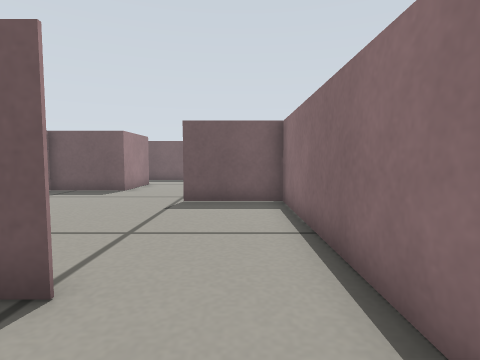
View 1 (above)

23 first-person views from a walk through a robot-simulator world made for Gazebo. The camera is 0.26 m above the floor, tilts 4° down and sees 80° across. The floor is counted in squares, 0.2 m on a side. Each view is taken from the middle of a square. On the plan, view 1 faces up. The plan holds only what a view shows up to about 13 squares ahead; the rest is blank. Surface patterns are stand-ins for the level's own textures.

View 2
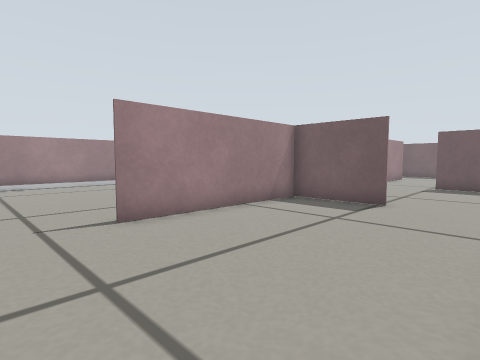

View 3
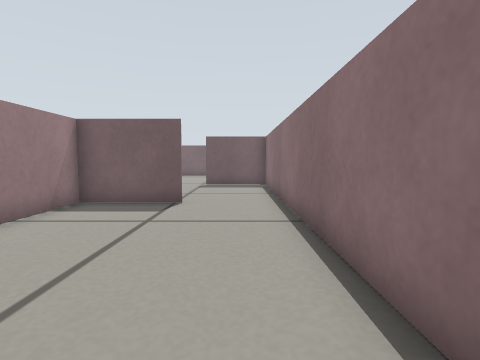

View 4
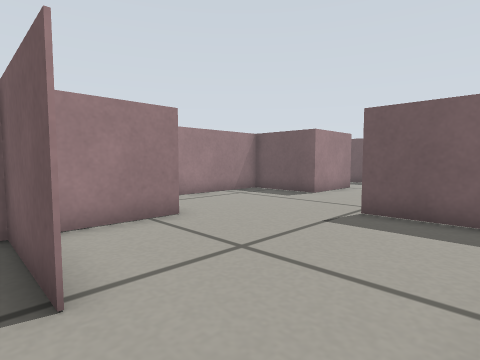

View 5
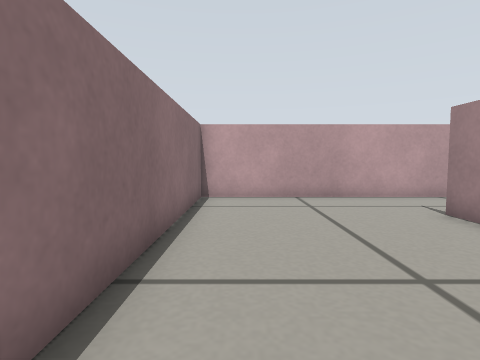

View 6
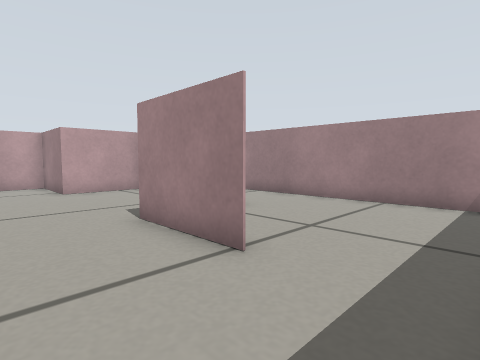

View 7
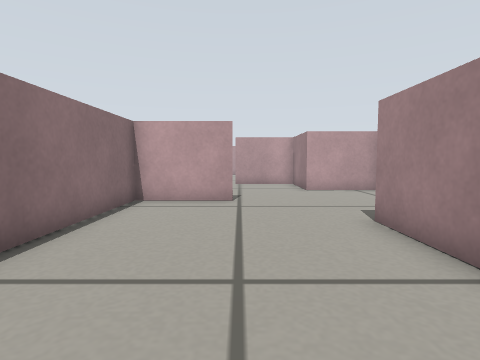

View 8
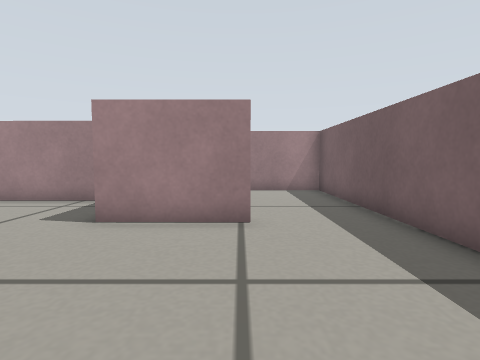

View 9
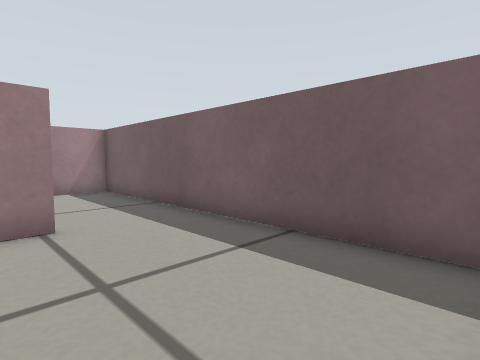

View 10
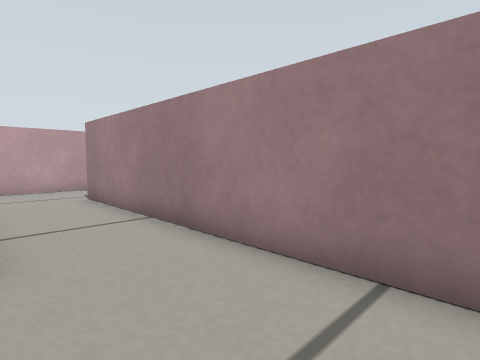

View 11
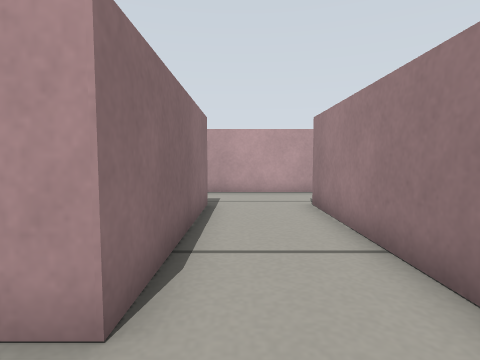

View 12
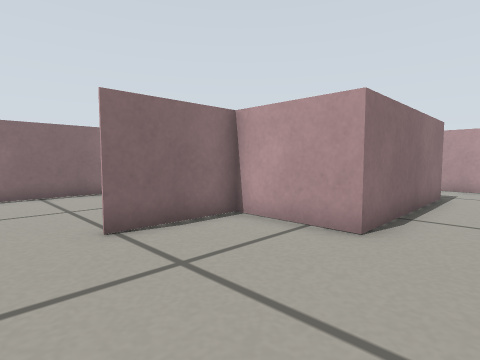

View 13
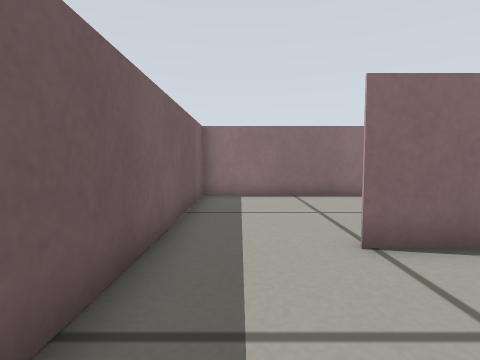

View 14
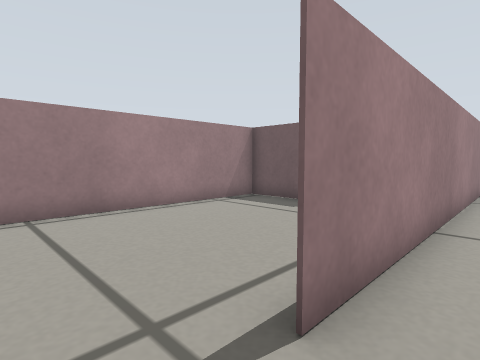

View 15
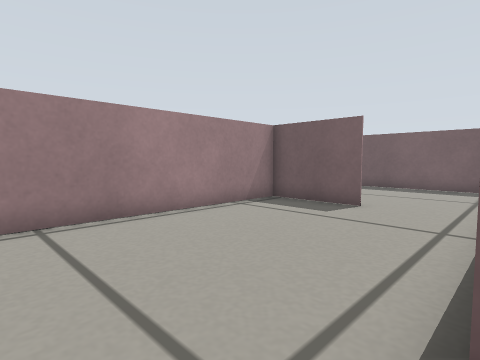

View 16
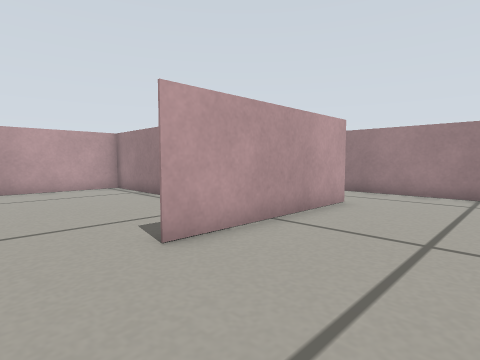

View 17
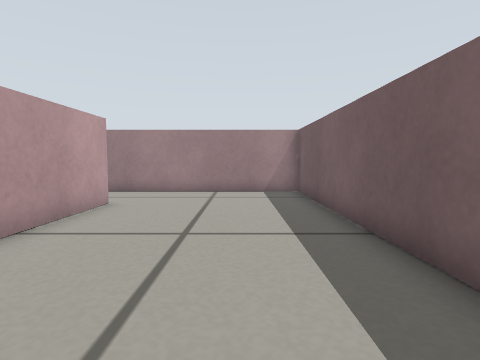

View 18
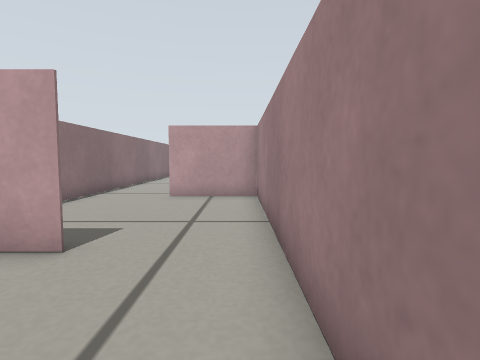

View 19
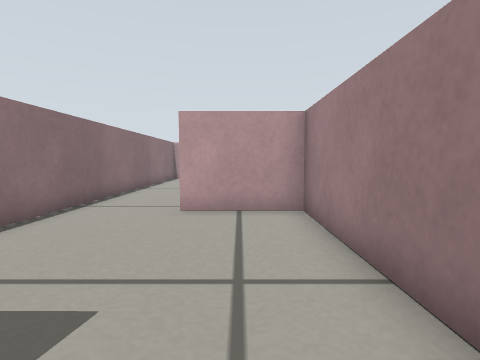

View 20
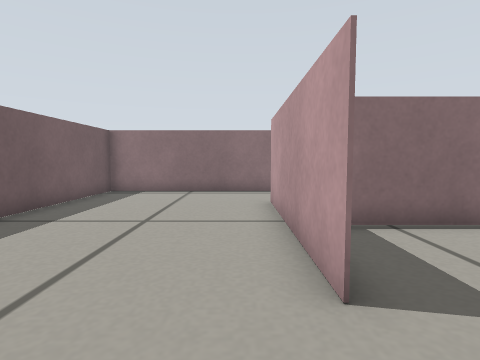

View 21
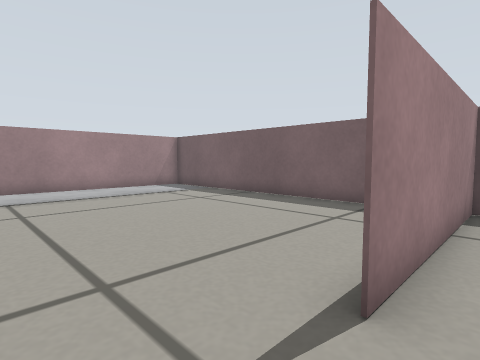

View 22
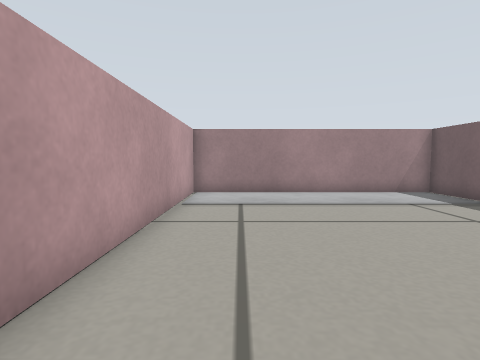

View 23
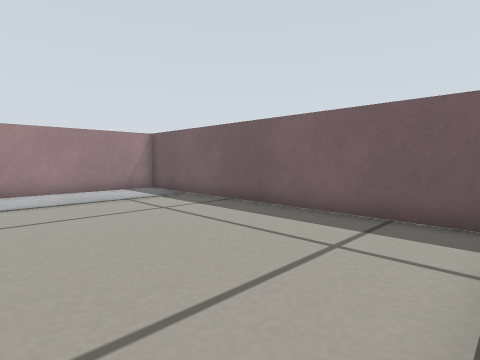

### Floor plan
Points are (right, up) in squares from view 1. A wall is a line through its corners. A room is listed if a view was taken in it or the views show most of it. See-through windows are left out.
Room 1 (views 1, 2, 3, 4, 21)
walls: (-1.6, 2.6) (-5.1, 2.6); (-4.4, -6.8) (1.3, -6.8) (1.3, 2.4); (-4.9, 3) (-4.9, -3.7)
ways out: opening at (0, 3) to room 2; opening at (-5, -5) to room 7
Room 2 (view 5)
walls: (-4.9, 2.6) (-3.3, 2.6); (1.4, 8.9) (-1.9, 8.9); (1.3, 2.4) (1.3, 8.9); (-7.9, 5.8) (-4.9, 5.8) (-4.9, 3); (-8, 9.5) (-8, 7.3)
ways out: opening at (0, 3) to room 1; opening at (-4.5, 9) to room 3
Room 3 (views 6, 7, 8, 9)
walls: (-4.8, 15.3) (-4.9, 12) (-8, 12) (-8, 9.5); (-1.9, 9) (1.4, 9); (1.3, 8.9) (1.3, 18.4) (-4.4, 18.4)
ways out: opening at (-4.5, 9) to room 2; opening at (-5, 17) to room 4
Room 4 (views 10, 11, 12, 13, 14)
walls: (-8.1, 5.7) (-8, 12) (-4.9, 12) (-4.9, 15.3); (-11.1, 18.4) (-11.1, 5.6); (-4.4, 18.4) (-10.9, 18.4); (-10.5, 2.6) (-7.5, 2.6)
ways out: opening at (-5, 17) to room 3; opening at (-11, 4.5) to room 5
Room 5 (view 15)
walls: (-14.2, 12) (-17.4, 12) (-17.4, 3.1); (-17.1, 2.6) (-10.5, 2.6)
ways out: opening at (-11, 4.5) to room 4; opening at (-13, 12) to room 6
Room 6 (views 16, 17, 18, 19, 20)
walls: (-20.6, 12.1) (-14.2, 12.1); (-11.2, 11.6) (-11.2, 18.4); (-10.9, 18.4) (-23.6, 18.4) (-23.6, 12.5)
ways out: opening at (-13, 12) to room 5; opening at (-22, 12) to room 8
Room 7 (views 22, 23)
walls: (-5.1, 2.6) (-17.4, 2.6); (-17.4, 3.1) (-17.3, -6.8) (-4.4, -6.8)
ways out: opening at (-5, -5) to room 1
Room 8 (no view inside)
walls: (-23.6, 12.5) (-23.6, 5.8) (-20.4, 5.8); (-17.4, 5.5) (-17.4, 10.9)
ways out: opening at (-22, 12) to room 6; opening at (-19, 6)

Where each view was taken, in squares from view 1:
view 1: 0 up, 0 right, facing up
view 2: 6 down, 1 right, facing up-left
view 3: 6 down, 0 right, facing up
view 4: 2 up, 1 right, facing up-left
view 5: 3 up, 0 right, facing down
view 6: 18 up, 2 left, facing down-left
view 7: 18 up, 2 left, facing down
view 8: 15 up, 1 right, facing left
view 9: 14 up, 1 right, facing up-left
view 10: 16 up, 8 left, facing down-left
view 11: 14 up, 9 left, facing down
view 12: 17 up, 10 left, facing down-right
view 13: 17 up, 9 left, facing right
view 14: 4 up, 10 left, facing up-left
view 15: 4 up, 11 left, facing up-left
view 16: 16 up, 12 left, facing down-left
view 17: 16 up, 12 left, facing left
view 18: 16 up, 23 left, facing down
view 19: 13 up, 22 left, facing down
view 20: 13 up, 23 left, facing right
view 21: 6 down, 4 left, facing up-left
view 22: 5 down, 6 left, facing left
view 23: 4 down, 5 left, facing up-left
